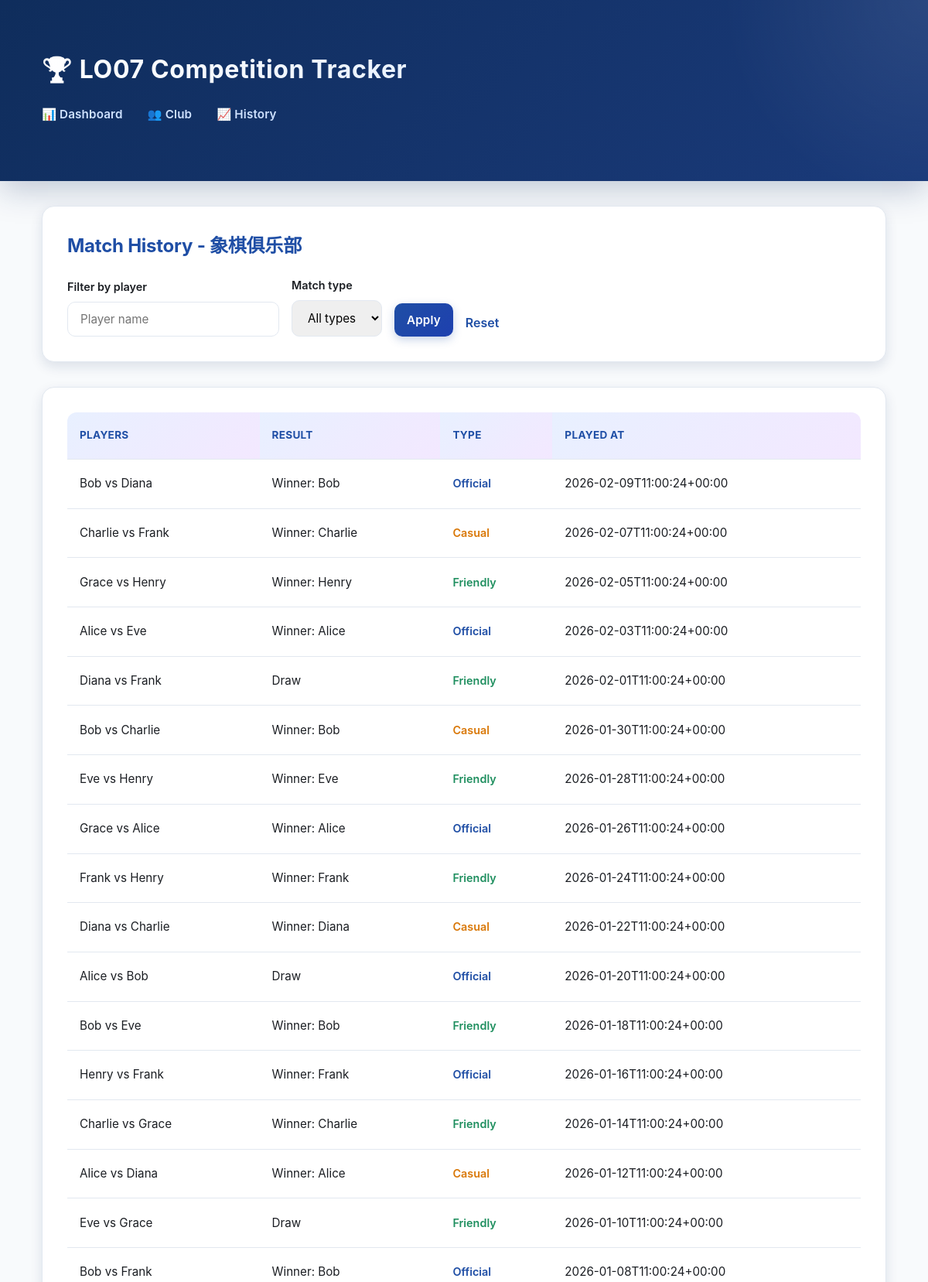
The page /match_history.php?club_id=1 (upper part) on the database its author committed.
### tables this page shows
CREATE TABLE clubs (
            id INTEGER PRIMARY KEY AUTOINCREMENT,
            name TEXT NOT NULL,
            sport TEXT NOT NULL,
            created_by INTEGER NOT NULL,
            created_at TEXT NOT NULL,
            FOREIGN KEY (created_by) REFERENCES users(id)
        );

CREATE TABLE matches (
            id INTEGER PRIMARY KEY AUTOINCREMENT,
            club_id INTEGER NOT NULL,
            player_a_id INTEGER NOT NULL,
            player_b_id INTEGER NOT NULL,
            winner_id INTEGER,
            is_draw INTEGER NOT NULL DEFAULT 0,
            match_type TEXT NOT NULL DEFAULT "friendly",
            played_at TEXT NOT NULL,
            FOREIGN KEY (club_id) REFERENCES clubs(id) ON DELETE CASCADE,
            FOREIGN KEY (player_a_id) REFERENCES users(id),
            FOREIGN KEY (player_b_id) REFERENCES users(id),
            FOREIGN KEY (winner_id) REFERENCES users(id)
        );

### public/match_history.php (called while the page is built, shortened)
<?php
require __DIR__ . '/../app/bootstrap.php';
$clubId = (int) ($_GET['club_id'] ?? 0);
$filter = trim($_GET['player'] ?? '');
$filterType = trim($_GET['type'] ?? '');
$controller = new HistoryController($repo);
$data = $controller->getHistoryData($clubId, $filter, $filterType);
$club = $data['club'];
$matches = $data['matches'];
require __DIR__ . '/../app/views/history.php';
require __DIR__ . '/../app/views/layout.php';

### app/bootstrap.php (called while the page is built, shortened)
<?php
$config = require __DIR__ . '/config/config.php';
require __DIR__ . '/config/db.php';
require __DIR__ . '/models/Repository.php';
require __DIR__ . '/controllers/DashboardController.php';
require __DIR__ . '/controllers/HistoryController.php';
$db = db_connect($config);
$repo = new Repository($db);

### app/controllers/HistoryController.php (called while the page is built)
<?php
class HistoryController
{
    private Repository $repo;
    public function __construct(Repository $repo)
    {
        $this->repo = $repo;
    }
    public function getHistoryData(int $clubId, string $playerFilter, string $typeFilter = ''): array
    {
        return [
            'club' => $this->repo->getClub($clubId),
            'matches' => $this->repo->listMatches($clubId, $playerFilter, $typeFilter),
            'filter' => $playerFilter,
            'filterType' => $typeFilter,
        ];
    }
}

### app/models/Repository.php (called while the page is built, shortened)
<?php
class Repository
{
    private PDO $db;
    public function __construct(PDO $db)
    {
        $this->db = $db;
    }
    public function getClub(int $clubId): ?array
    {
        $stmt = $this->db->prepare(
            'SELECT c.*, u.username AS creator_name
             FROM clubs c
             LEFT JOIN users u ON u.id = c.created_by
             WHERE c.id = :id'
        );
        $stmt->execute(['id' => $clubId]);
        $club = $stmt->fetch(PDO::FETCH_ASSOC);
        return $club ?: null;
    }
    public function listMatches(int $clubId, string $playerFilter = '', string $typeFilter = ''): array
    {
        $playerFilter = trim($playerFilter);
        $typeFilter = trim($typeFilter);
        $sql =
            'SELECT m.*, ua.username AS player_a_name, ub.username AS player_b_name,
                uw.username AS winner_name
             FROM matches m
             JOIN users ua ON ua.id = m.player_a_id
             JOIN users ub ON ub.id = m.player_b_id
             LEFT JOIN users uw ON uw.id = m.winner_id
             WHERE m.club_id = :club_id';
        $params = ['club_id' => $clubId];
        $sql .= ' ORDER BY m.played_at DESC';
        $stmt = $this->db->prepare($sql);
        $stmt->execute($params);
        return $stmt->fetchAll(PDO::FETCH_ASSOC);
    }
}

### app/views/history.php (the view, shortened to what this page needs)
<section class="card">
    <h2>Match History - <?php echo htmlspecialchars($club['name']); ?></h2>
    <form method="get" class="form-inline">
        <label>
            Filter by player
            <input type="text" name="player" value="<?php echo htmlspecialchars($filter); ?>" placeholder="Player name">
        </label>
        <label>
            Match type
            <select name="type">
                <option value="">All types</option>
            </select>
        </label>
        <button type="submit">Apply</button>
        <a class="link" href="match_history.php?club_id=<?php echo (int) $club['id']; ?>">Reset</a>
    </form>
</section>
<section class="card">
    <?php if (empty($matches)) : ?>
        <p>No matches found.</p>
    <?php else : ?>
        <div class="table-wrap">
            <table>
                <thead>
                <tr>
                    <th>Players</th>
                    <th>Result</th>
                    <th>Type</th>
                    <th>Played at</th>
                </tr>
                </thead>
                <tbody>
                <?php foreach ($matches as $match) : ?>
                    <?php
                    $typeLabel = match($match['match_type'] ?? 'friendly') {
                        'official' => 'Official',
                        'casual' => 'Casual',
                        default => 'Friendly'
                    };
                    $typeColor = match($match['match_type'] ?? 'friendly') {
                        'official' => 'var(--blue)',
                        'casual' => 'var(--amber)',
                        default => 'var(--green)'
                    };
                    ?>
                    <tr>
                        <td>
                            <?php echo htmlspecialchars($match['player_a_name']); ?>
                            vs
                            <?php echo htmlspecialchars($match['player_b_name']); ?>
                        </td>
                        <td>
                            <?php if ((int) $match['is_draw'] === 1) : ?>
                                Draw
                            <?php else : ?>
                                Winner: <?php echo htmlspecialchars($match['winner_name'] ?? ''); ?>
                            <?php endif; ?>
                        </td>
                        <td>
                            <span style="
                                color: <?php echo $typeColor; ?>;
                                font-weight: 600;
                                font-size: 0.9rem;
                            ">
                                <?php echo $typeLabel; ?>
                            </span>
                        </td>
                        <td><?php echo htmlspecialchars($match['played_at']); ?></td>
                    </tr>
                <?php endforeach; ?>
                </tbody>
            </table>
        </div>
    <?php endif; ?>
</section>

### public/assets/styles.css (style rules this page uses)
:root { --blue: #1f4ea5; --blue-light: #e8f0ff; --green: #1f8f5f; --green-light: #e8f5ef; --red: #c13b2a; --red-light: #ffe8e5; --amber: #d97706; --amber-light: #fef3e2; --purple: #7c3aed; --purple-light: #f3e8ff; --sky: #0284c7; --sky-light: #e0f2fe; --bg: #f8fafc; --bg-dark: #1e293b; --card: #ffffff; --text: #1b1e23; --muted: #64748b; --border: #e2e8f0; --shadow-sm: 0 2px 6px rgba(15, 45, 92, 0.08); --shadow-md: 0 6px 16px rgba(15, 45, 92, 0.12); --shadow-lg: 0 12px 32px rgba(15, 45, 92, 0.15); }
* { box-sizing: border-box; }
body { margin: 0; font-family: -apple-system, BlinkMacSystemFont, "Segoe UI", "Helvetica Neue", sans-serif; color: var(--text); background: var(--bg); line-height: 1.6; }
.card { background: var(--card); border-radius: 16px; padding: 2rem; margin-bottom: 2rem; box-shadow: var(--shadow-md); transition: all 0.3s ease; border: 1px solid var(--border); position: relative; overflow: hidden; }
.card::before { content: ''; position: absolute; top: 0; left: 0; right: 0; height: 4px; background: linear-gradient(90deg, var(--blue), var(--purple), var(--sky)); transform: scaleX(0); transform-origin: left; transition: transform 0.3s ease; }
.card h2 { margin: 0 0 1.2rem; font-size: 1.5rem; color: var(--blue); font-weight: 700; letter-spacing: -0.01em; }
.form-inline { display: flex; flex-wrap: wrap; gap: 1rem; align-items: flex-end; }
label { display: grid; gap: 0.5rem; font-size: 0.9rem; color: var(--text); font-weight: 600; }
input, select, button { padding: 0.75rem 1rem; border-radius: 10px; border: 1.5px solid var(--border); font-size: 0.95rem; font-family: inherit; transition: all 0.3s ease; }
button { background: linear-gradient(135deg, var(--blue) 0%, #1e40af 100%); color: white; border: none; cursor: pointer; font-weight: 600; letter-spacing: 0.01em; box-shadow: 0 4px 12px rgba(31, 78, 165, 0.25); }
.table-wrap { overflow-x: auto; }
table { width: 100%; border-collapse: collapse; background: var(--card); border-radius: 12px; overflow: hidden; }
th, td { text-align: left; padding: 1.2rem 1rem; border-bottom: 1px solid var(--border); font-size: 0.95rem; line-height: 1.6; }
th { background: linear-gradient(135deg, var(--blue-light) 0%, var(--purple-light) 100%); color: var(--blue); font-weight: 700; letter-spacing: 0.02em; text-transform: uppercase; font-size: 0.85rem; }
tbody tr { transition: all 0.2s ease; }
.link { color: var(--blue); font-weight: 600; text-decoration: none; transition: all 0.2s ease; border-bottom: 2px solid transparent; padding-bottom: 2px; }

### rows shown on the page
clubs: name "象棋俱乐部"
matches: player_a_name "Bob", player_b_name "Diana", winner_name "Bob", match_type "Official", played_at "2026-02-09T11:00:24+00:00"
matches: player_a_name "Charlie", player_b_name "Frank", winner_name "Charlie", match_type "Casual", played_at "2026-02-07T11:00:24+00:00"
matches: player_a_name "Grace", player_b_name "Henry", winner_name "Henry", match_type "Friendly", played_at "2026-02-05T11:00:24+00:00"
matches: player_a_name "Alice", player_b_name "Eve", winner_name "Alice", match_type "Official", played_at "2026-02-03T11:00:24+00:00"
matches: player_a_name "Diana", player_b_name "Frank", is_draw "Draw", match_type "Friendly", played_at "2026-02-01T11:00:24+00:00"
matches: player_a_name "Bob", player_b_name "Charlie", winner_name "Bob", match_type "Casual", played_at "2026-01-30T11:00:24+00:00"
matches: player_a_name "Eve", player_b_name "Henry", winner_name "Eve", match_type "Friendly", played_at "2026-01-28T11:00:24+00:00"
matches: player_a_name "Grace", player_b_name "Alice", winner_name "Alice", match_type "Official", played_at "2026-01-26T11:00:24+00:00"
matches: player_a_name "Frank", player_b_name "Henry", winner_name "Frank", match_type "Friendly", played_at "2026-01-24T11:00:24+00:00"
matches: player_a_name "Diana", player_b_name "Charlie", winner_name "Diana", match_type "Casual", played_at "2026-01-22T11:00:24+00:00"
matches: player_a_name "Alice", player_b_name "Bob", is_draw "Draw", match_type "Official", played_at "2026-01-20T11:00:24+00:00"
matches: player_a_name "Bob", player_b_name "Eve", winner_name "Bob", match_type "Friendly", played_at "2026-01-18T11:00:24+00:00"
matches: player_a_name "Henry", player_b_name "Frank", winner_name "Frank", match_type "Official", played_at "2026-01-16T11:00:24+00:00"
matches: player_a_name "Charlie", player_b_name "Grace", winner_name "Charlie", match_type "Friendly", played_at "2026-01-14T11:00:24+00:00"
matches: player_a_name "Alice", player_b_name "Diana", winner_name "Alice", match_type "Casual", played_at "2026-01-12T11:00:24+00:00"
matches: player_a_name "Eve", player_b_name "Grace", is_draw "Draw", match_type "Friendly", played_at "2026-01-10T11:00:24+00:00"
matches: player_a_name "Bob", player_b_name "Frank", winner_name "Bob", match_type "Official", played_at "2026-01-08T11:00:24+00:00"
